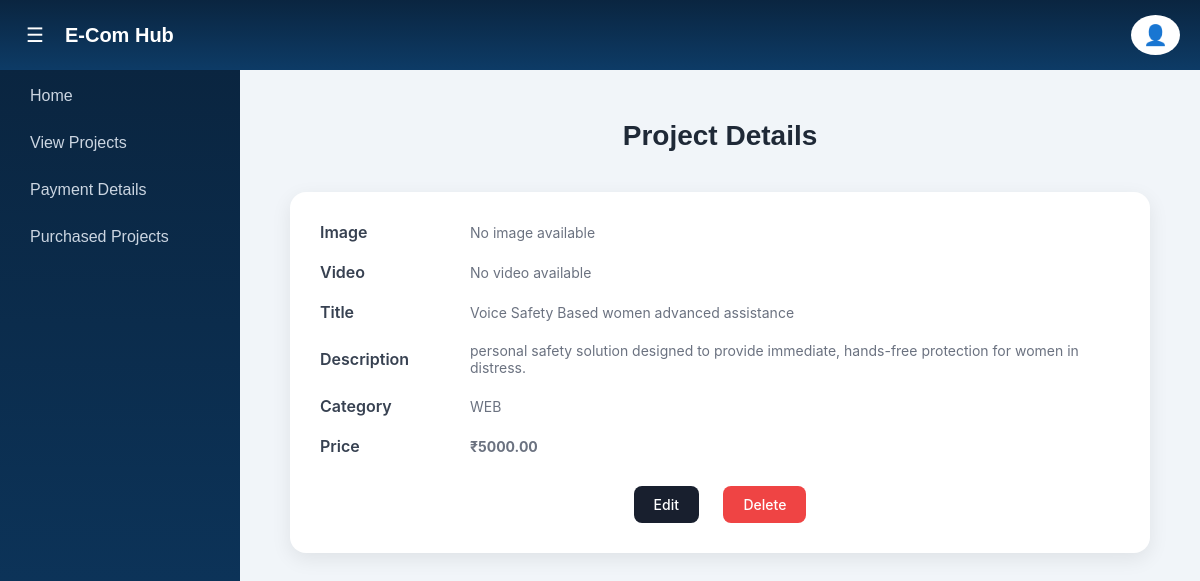
The app's page /admin-project/27/ (signed in) with its own data.
### ecom_app/models.py (models this page shows, shortened)
class Project(models.Model):
    CATEGORY_CHOICES = (
        ('AI', 'Artificial Intelligence'),
        ('ML', 'Machine Learning'),
        ('DL', 'Deep Learning'),
        ('WEB', 'Web Development'),
        ('IOT', 'Internet of Things'),
        ('DATA', 'Data Science'),
    )
    title = models.CharField(max_length=255)
    video = models.FileField(upload_to='videos/', null=True, blank=True)
    description = models.TextField()
    category = models.CharField(max_length=50, choices=CATEGORY_CHOICES)
    price = models.DecimalField(max_digits=10, decimal_places=2)
    google_drive_link = models.URLField()
    project_image = models.ImageField(upload_to='projects/', null=True, blank=True)
    created_at = models.DateTimeField(auto_now_add=True)

### ecom_app/views.py (the view)
# urls.py: path('admin-project/<int:pk>/', views.admin_project_detail, name='admin_project_detail'),
@login_required
def admin_project_detail(request, pk):
    project = get_object_or_404(Project, id=pk)
    return render(request, 'store/admin_project_detail.html', {'project': project})

### ecom_app/templates/store/admin_project_detail.html (shortened to what this page needs)
{% extends "store/admin_base.html" %}
{% block content %}
<h2 class="page-title">Project Details</h2>
<div class="project-card">
    <div class="project-row">
        <h3>Image</h3>
        <div class="content">
            {% if project.image %}
                <img src="{{ project.image.url }}">
            {% else %}
                No image available
            {% endif %}
        </div>
    </div>
    <div class="project-row">
        <h3>Video</h3>
        <div class="content">
            {% if project.video %}
                <video controls>
                    <source src="{{ project.video.url }}">
                </video>
            {% else %}
                No video available
            {% endif %}
        </div>
    </div>
    <div class="project-row">
        <h3>Title</h3>
        <div class="content">{{ project.title }}</div>
    </div>
    <div class="project-row">
        <h3>Description</h3>
        <div class="content">{{ project.description }}</div>
    </div>
    <div class="project-row">
        <h3>Category</h3>
        <div class="content">{{ project.category }}</div>
    </div>
    <div class="project-row">
        <h3>Price</h3>
        <div class="content"><b>₹{{ project.price }}</b></div>
    </div>
    <div class="action-btns">
        <a href="{% url 'admin_edit_project' project.id %}" class="edit">Edit</a>
        <a href="{% url 'admin_delete_project' project.id %}" class="delete">Delete</a>
    </div>
</div>
{% endblock %}

### ecom_app/templates/store/admin_base.html (style rules this page uses)
body { margin: 0; font-family: Arial, Helvetica, sans-serif; background: #f1f5f9; }

### ecom_app/templates/store/admin_project_detail.html (style rules this page uses)
.page-title { text-align: center; font-size: 28px; font-weight: 700; margin-top: 30px; color: #1F2937; }
.project-card { max-width: 800px; margin: 40px auto; background: #ffffff; border-radius: 16px; box-shadow: 0 6px 20px rgba(0, 0, 0, 0.08); padding: 30px; font-family: 'Inter', sans-serif; }
.project-row { display: flex; flex-wrap: wrap; align-items: center; margin-bottom: 20px; }
.project-row h3 { width: 150px; font-size: 16px; font-weight: 600; color: #374151; margin: 0; }
.project-row .content { flex: 1; font-size: 14px; color: #6B7280; }
.action-btns { text-align: center; margin-top: 30px; }
.action-btns a { text-decoration: none; padding: 10px 20px; border-radius: 8px; font-size: 14px; font-weight: 500; margin: 0 10px; display: inline-block; transition: 0.2s; }
.action-btns a.edit { background-color: #181f2e; color: white; }
.action-btns a.delete { background-color: #EF4444; color: white; }

### records on screen
Project: title "Voice Safety Based women advanced assistance", description "personal safety solution designed to provide immediate, hands-free protection for women in distress.", category "WEB", price "5000.00"
